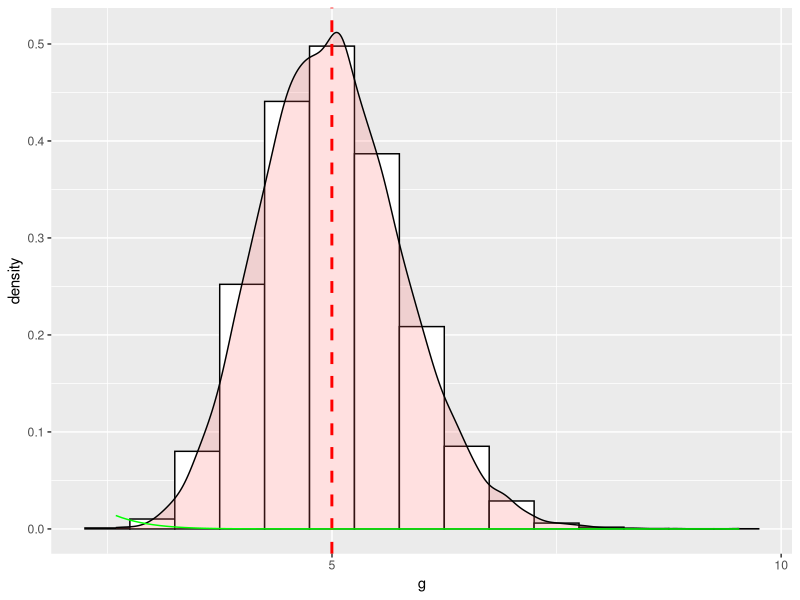

This chart was generated by the following R code:
## ---- chunk 1
g=c()
lambda = 0.2

for (i in 1:10000) {
    r<-mean(rexp(40,lambda))
    g=c(g,r)
}

gd<-as.data.frame(g)
## ---- chunk 2
mean(g)
1/lambda
## ---- chunk 3
1/lambda  # sd of exponential
1/lambda / sqrt(40) # theoretical sd of simulation
sd(g) # sd of simulation
## ---- chunk 4
library(ggplot2)
ggplot(gd,aes(x=g)) + geom_histogram(aes(y=..density..),binwidth=.5,colour="black",fill="white") +
    geom_density(alpha=.2,fill="#FF6666") +
    geom_vline(aes(xintercept=mean(g, na.rm=T)),   # Ignore NA values for mean
               color="red", linetype="dashed", size=1) +
    scale_x_continuous(breaks=seq(0,60,5)) +
    stat_function(colour="green",geom="line", fun=dnorm, arg=list(mean=1/0.2, sd=0.79))
## ---- chunk 5
pt(1.96,39)
